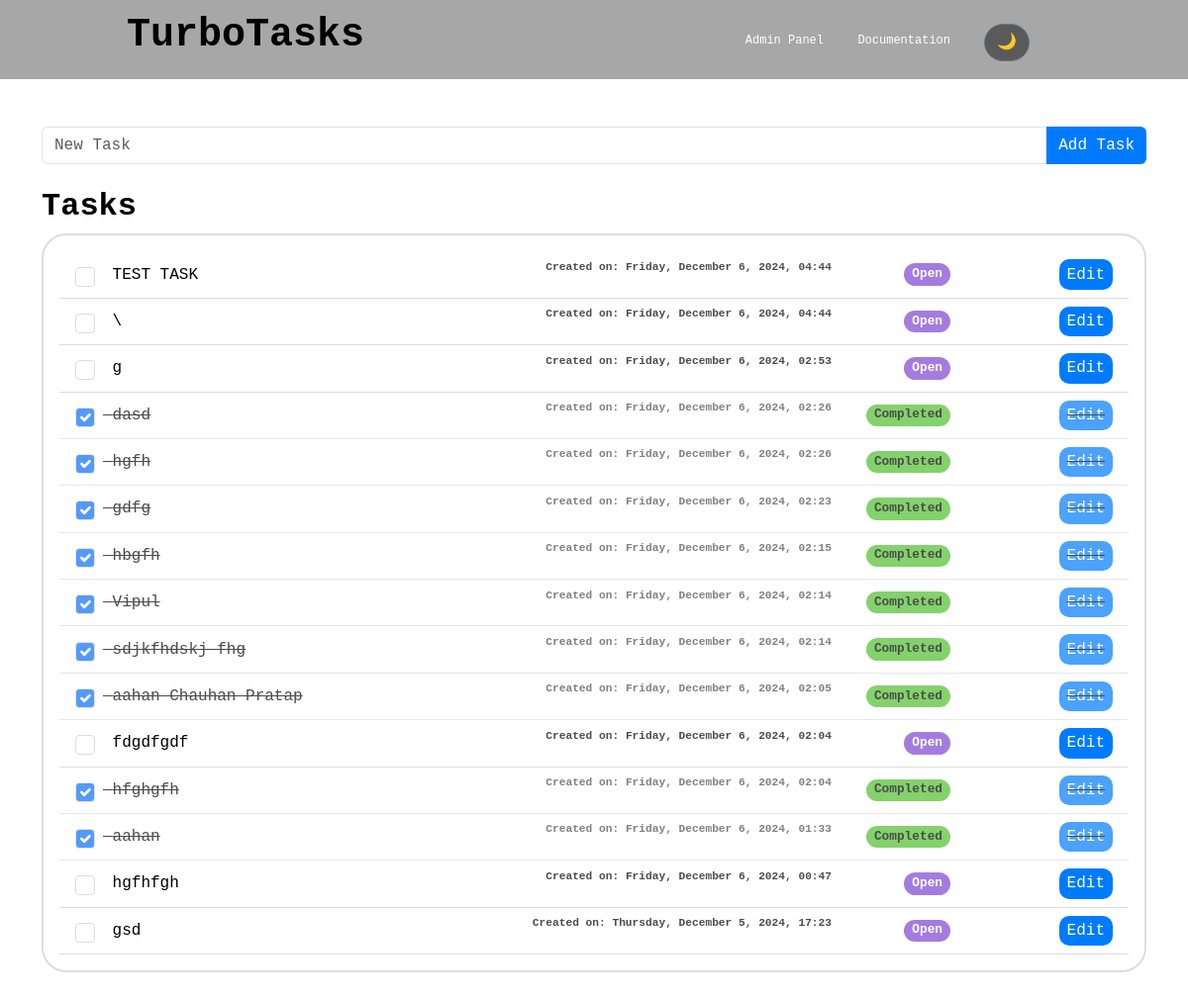
Before: / with the older database file.
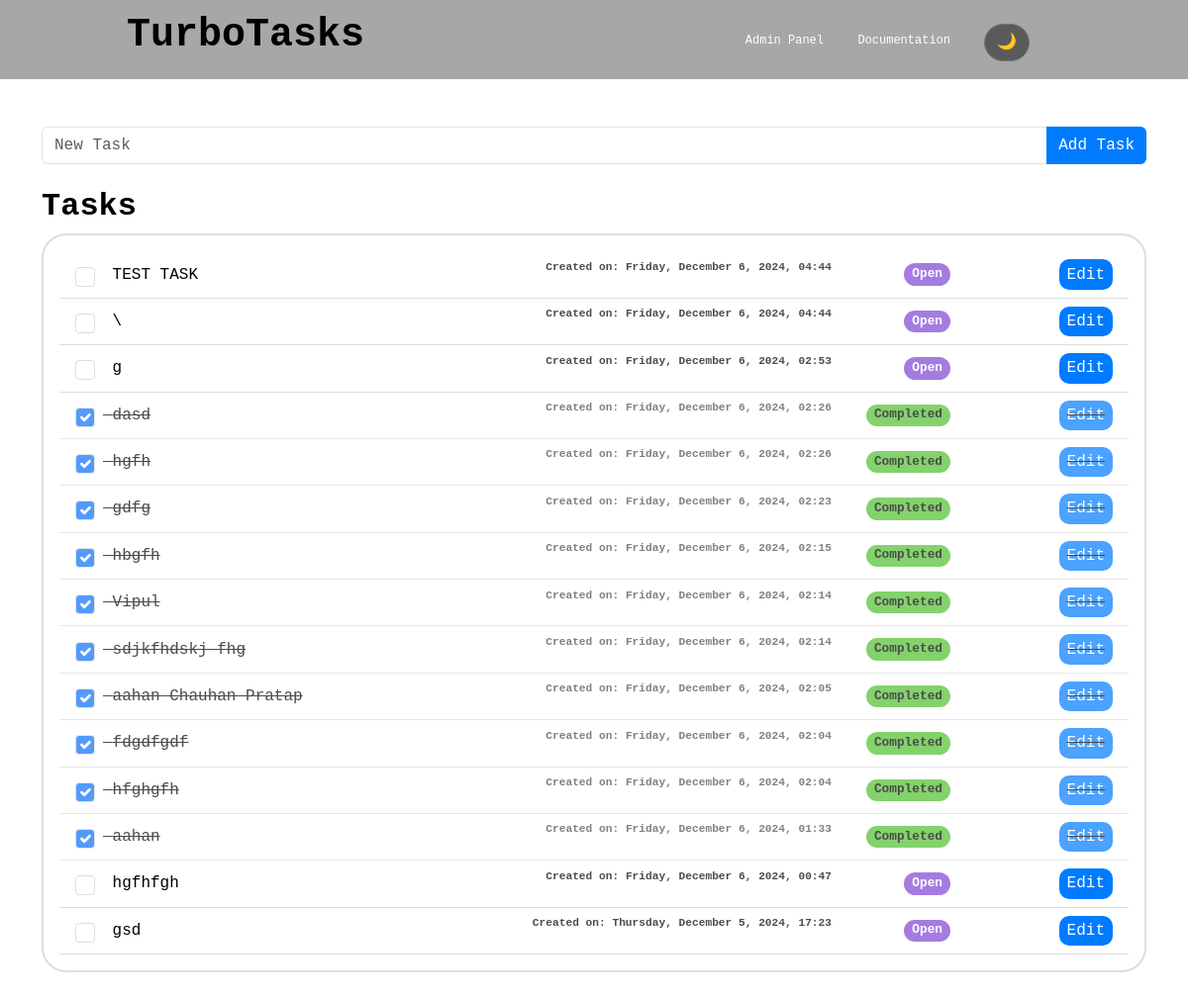
After: the same page with the newer database file.
### tasks/models.py (models this page shows, shortened)
class Task(models.Model):
    title = models.CharField(max_length=255)
    description = models.TextField(blank=True)
    completed = models.BooleanField(default=False)
    created_at = models.DateTimeField(auto_now_add=True)

### tasks/views.py (the view)
# urls.py: path('', views.task_list, name='task_list'),
def task_list(request):
    tasks = Task.objects.all().order_by('-created_at')
    return render(request, 'tasks/task_list.html', {'tasks': tasks})

### tasks/templates/tasks/task_list.html (shortened to what this page needs)
<!DOCTYPE html>
<html lang="en">
<head>
    <link href="https://cdn.jsdelivr.net/npm/bootstrap@5.3.0-alpha1/dist/css/bootstrap.min.css" rel="stylesheet">
</head>
<header
    style="position: fixed; width: 100%;height: 5rem ; z-index: 100; background: rgba(80, 80, 80, 0.5); backdrop-filter: blur(10px);top: 0;">
    <h1 class="main_title text-center mb-4" style="font-weight : Bold; transition: color 0.3s ease;">TurboTasks</h1>
    <a class="quick_link1" href="http://127.0.0.1:8000/admin/">Admin Panel</a>
    <a class="quick_link2" href="C:\Users\Vidul\Documents\Me.Code\todolist_project\tasks\templates\tasks\docs.html">Documentation</a>
    <button id="dark-mode-toggle" class="theme_btn btn btn-secondary">
        <span id="dark-mode-icon">🌙</span>
    </button>
</header>
<body style="padding-top: 5rem;">
    <div class="container mt-5">
        <form method="POST" action="{% url 'task_add' %}" class="mb-4">
            <div class="input-group">
                <input type="text" name="title" class="form-control" placeholder="New Task" required>
                <button class="btn btn-primary" type="submit" style="border: rgb(122, 122, 122,0.5);">Add Task</button>
            </div>
        </form>
        <h2 style="font-weight: bold;">Tasks</h2>
        <div class="task-list">
            {% for task in tasks %}
            <div class="task-item {% if task.completed %}completed{% endif %}">
                <form method="POST" action="{% url 'toggle_task_complete' task.id %}" style="margin: 0;">
                    <input type="checkbox" class="form-check-input me-2" onchange="this.form.submit()" {% if task.completed %}checked{% endif %}>
                    <span class="task-title">{{ task.title }}</span>
                </form>
                <p class="timestamp"><small>Created on: {{ task.created_at|date:"l, F j, Y, H:i" }}</small></p>
                <span class="badge rounded-pill {% if task.completed %}bg-success{% else %}bg-open{% endif %}">
                    {% if task.completed %}Completed{% else %}Open{% endif %}
                </span>
                <a href="{% url 'edit_task' task.id %}" class="edit_button">Edit</a>
            </div>
            {% empty %}
            <p>No tasks available.</p>
            {% endfor %}
        </div>
    </div>
</body>
</html>

### tasks/templates/tasks/task_list.html (style rules this page uses)
* { font-family: 'JetBrains Mono', monospace; }
.form-check-input { width: 20px; height: 20px; border-radius: 50%; }
.bg-open { background-color: #a47ce0 !important; }
.bg-success { background-color: #4fc02d !important; color: #000000; }
:root { --bg-color: #ffffff; --text-color: #000000; --card-bg-color: #f8f9fa; --btn-bg-color: #007bff; --btn-text-color: #ffffff; --task-bg-color: #ffffff; --task-text-color: #000000; --task-border-color: #dddddd; }
body { background-color: var(--bg-color); color: var(--text-color); transition: background-color 0.3s ease, color 0.3s ease; }
.btn { background-color: var(--btn-bg-color); color: var(--btn-text-color); }
.task-list { background-color: var(--task-bg-color); color: var(--task-text-color); border: 2.5px solid var(--task-border-color); border-radius: 25px; padding: 1rem; margin-bottom: 5rem; transition: background-color 0.3s ease, box-shadow 0.3s ease; }
.task-item { background-color: var(--task-bg-color); color: var(--task-text-color); border-bottom: 1px solid var(--task-border-color); padding: 0.5rem 1rem; display: flex; align-items: center; justify-content: space-between; transition: background-color 0.3s ease, box-shadow 0.3s ease; }
.task-item .form-check-input { border-color: var(--task-border-color); }
.task-item.completed { text-decoration: line-through; opacity: 0.7; }
.edit_button { background-color: #007bff; text-decoration: none !important; cursor: pointer; margin-left: 1rem; padding: 0.2rem 0.5rem; border-radius: 10px; color: var(--btn-text-color); }
.badge { font-size: 0.8rem; padding: 0.3rem 0.5rem; border-radius: 5px; position: absolute; right: 15rem; }
.timestamp { font-weight: bold; font-size: 0.8rem; position: absolute; right: 22.5rem; opacity: 0.7; }
.main_title { position: absolute; left: 8rem; padding-top: 0.75rem; font-weight: bold; font-size: 2.5rem; }
.theme_btn { position: absolute; right: 10rem; top: 1.5rem; border-radius: 50px; background-color: #5a5a5a; }
.quick_link1 { position: absolute; right: 10rem; top: 1.5rem; padding: 0.5rem 1rem; margin-right: 12rem; color: white; text-decoration: none; font-size: 0.75rem; }
.quick_link2 { position: absolute; right: 10rem; top: 1.5rem; padding: 0.5rem 1rem; margin-right: 4rem; color: white; text-decoration: none; font-size: 0.75rem; }

Changed rows visible on the page:
changed Task "fdgdfgdf": completed "☐" → "☑"; completed "Open" → "Completed"
